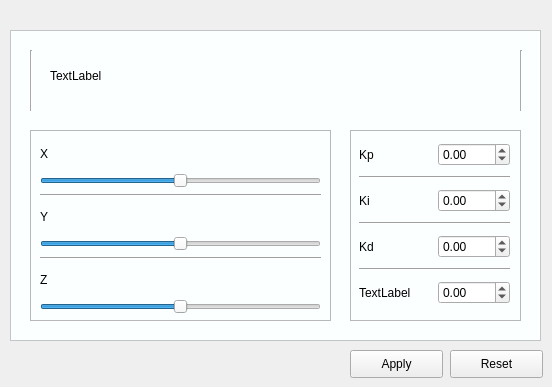
    <widget class="QWidget" name="tab_5">
     <attribute name="title">
      <string>Page</string>
     </attribute>
     <widget class="QFrame" name="frame_11">
      <property name="geometry">
       <rect>
        <x>10</x>
        <y>30</y>
        <width>531</width>
        <height>311</height>
       </rect>
      </property>
      <property name="styleSheet">
       <string notr="true">QFrame{
	background-color: rgb(252, 255, 255);
}</string>
      </property>
      <property name="frameShape">
       <enum>QFrame::StyledPanel</enum>
      </property>
      <property name="frameShadow">
       <enum>QFrame::Plain</enum>
      </property>
      <widget class="QLabel" name="pid_set_info_5">
       <property name="geometry">
        <rect>
         <x>40</x>
         <y>20</y>
         <width>451</width>
         <height>51</height>
        </rect>
       </property>
       <property name="text">
        <string>TextLabel</string>
       </property>
      </widget>
      <widget class="Line" name="line_40">
       <property name="geometry">
        <rect>
         <x>20</x>
         <y>20</y>
         <width>3</width>
         <height>61</height>
        </rect>
       </property>
       <property name="orientation">
        <enum>Qt::Vertical</enum>
       </property>
      </widget>
      <widget class="Line" name="line_41">
       <property name="geometry">
        <rect>
         <x>510</x>
         <y>20</y>
         <width>3</width>
         <height>61</height>
        </rect>
       </property>
       <property name="orientation">
        <enum>Qt::Vertical</enum>
       </property>
      </widget>
     </widget>
     <widget class="QFrame" name="frame_12">
      <property name="geometry">
       <rect>
        <x>30</x>
        <y>130</y>
        <width>301</width>
        <height>191</height>
       </rect>
      </property>
      <property name="frameShape">
       <enum>QFrame::StyledPanel</enum>
      </property>
      <property name="frameShadow">
       <enum>QFrame::Plain</enum>
      </property>
      <widget class="QWidget" name="layoutWidget_5">
       <property name="geometry">
        <rect>
         <x>10</x>
         <y>10</y>
         <width>281</width>
         <height>174</height>
        </rect>
       </property>
       <layout class="QVBoxLayout" name="verticalLayout_7">
        <item>
         <widget class="QLabel" name="label_31">
          <property name="text">
           <string>X</string>
          </property>
         </widget>
        </item>
        <item>
         <widget class="QSlider" name="slider_yaw_2">
          <property name="cursor">
           <cursorShape>SizeHorCursor</cursorShape>
          </property>
          <property name="minimum">
           <number>-45</number>
          </property>
          <property name="maximum">
           <number>45</number>
          </property>
          <property name="singleStep">
           <number>0</number>
          </property>
          <property name="orientation">
           <enum>Qt::Horizontal</enum>
          </property>
         </widget>
        </item>
        <item>
         <widget class="Line" name="line_42">
          <property name="orientation">
           <enum>Qt::Horizontal</enum>
          </property>
         </widget>
        </item>
        <item>
         <widget class="QLabel" name="label_32">
          <property name="text">
           <string>Y</string>
          </property>
         </widget>
        </item>
        <item>
         <widget class="QSlider" name="slider_roll_2">
          <property name="cursor">
           <cursorShape>SizeHorCursor</cursorShape>
          </property>
          <property name="minimum">
           <number>-45</number>
          </property>
          <property name="maximum">
           <number>45</number>
          </property>
          <property name="singleStep">
           <number>0</number>
          </property>
          <property name="orientation">
           <enum>Qt::Horizontal</enum>
          </property>
         </widget>
        </item>
        <item>
         <widget class="Line" name="line_43">
          <property name="orientation">
           <enum>Qt::Horizontal</enum>
          </property>
         </widget>
        </item>
        <item>
         <widget class="QLabel" name="label_33">
          <property name="text">
           <string>Z</string>
          </property>
         </widget>
        </item>
        <item>
         <widget class="QSlider" name="slider_pitch_2">
          <property name="cursor">
           <cursorShape>SizeHorCursor</cursorShape>
          </property>
          <property name="minimum">
           <number>-45</number>
          </property>
          <property name="maximum">
           <number>45</number>
          </property>
          <property name="singleStep">
           <number>1</number>
          </property>
          <property name="orientation">
           <enum>Qt::Horizontal</enum>
          </property>
         </widget>
        </item>
       </layout>
      </widget>
     </widget>
     <widget class="QFrame" name="frame_13">
      <property name="geometry">
       <rect>
        <x>350</x>
        <y>130</y>
        <width>171</width>
        <height>191</height>
       </rect>
      </property>
      <property name="frameShape">
       <enum>QFrame::StyledPanel</enum>
      </property>
      <property name="frameShadow">
       <enum>QFrame::Plain</enum>
      </property>
      <widget class="QWidget" name="gridLayoutWidget_6">
       <property name="geometry">
        <rect>
         <x>9</x>
         <y>9</y>
         <width>151</width>
         <height>171</height>
        </rect>
       </property>
       <layout class="QGridLayout" name="gridLayout_6">
        <item row="1" column="0" colspan="2">
         <widget class="Line" name="line_44">
          <property name="orientation">
           <enum>Qt::Horizontal</enum>
          </property>
         </widget>
        </item>
        <item row="0" column="0">
         <widget class="QLabel" name="label_34">
          <property name="text">
           <string>Kp</string>
          </property>
          <property name="buddy">
           <cstring>SpinBox_kp_1</cstring>
          </property>
         </widget>
        </item>
        <item row="3" column="0" colspan="2">
         <widget class="Line" name="line_9">
          <property name="orientation">
           <enum>Qt::Horizontal</enum>
          </property>
         </widget>
        </item>
        <item row="2" column="0">
         <widget class="QLabel" name="label_11">
          <property name="text">
           <string>Ki</string>
          </property>
          <property name="buddy">
           <cstring>SpinBox_ki_1</cstring>
          </property>
         </widget>
        </item>
        <item row="6" column="1">
         <widget class="QDoubleSpinBox" name="SpinBox_speed_2">
          <property name="readOnly">
           <bool>false</bool>
          </property>
          <property name="showGroupSeparator" stdset="0">
           <bool>false</bool>
          </property>
          <property name="minimum">
           <double>-20.000000000000000</double>
          </property>
          <property name="maximum">
           <double>20.000000000000000</double>
          </property>
          <property name="singleStep">
           <double>0.010000000000000</double>
          </property>
         </widget>
        </item>
        <item row="0" column="1">
         <widget class="QDoubleSpinBox" name="SpinBox_kp_2">
          <property name="minimum">
           <double>-20.000000000000000</double>
          </property>
          <property name="maximum">
           <double>20.000000000000000</double>
          </property>
          <property name="singleStep">
           <double>0.010000000000000</double>
          </property>
         </widget>
        </item>
        <item row="6" column="0">
         <widget class="QLabel" name="label_6">
          <property name="text">
           <string>TextLabel</string>
          </property>
          <property name="buddy">
           <cstring>SpinBox_kd_1</cstring>
          </property>
         </widget>
        </item>
        <item row="2" column="1">
         <widget class="QDoubleSpinBox" name="SpinBox_ki_2">
          <property name="minimum">
           <double>-20.000000000000000</double>
          </property>
          <property name="maximum">
           <double>20.000000000000000</double>
          </property>
          <property name="singleStep">
           <double>0.010000000000000</double>
          </property>
         </widget>
        </item>
        <item row="4" column="0">
         <widget class="QLabel" name="label_10">
          <property name="text">
           <string>Kd</string>
          </property>
          <property name="buddy">
           <cstring>SpinBox_kd_1</cstring>
          </property>
         </widget>
        </item>
        <item row="4" column="1">
         <widget class="QDoubleSpinBox" name="SpinBox_kd_2">
          <property name="minimum">
           <double>-20.000000000000000</double>
          </property>
          <property name="maximum">
           <double>20.000000000000000</double>
          </property>
          <property name="singleStep">
           <double>0.010000000000000</double>
          </property>
         </widget>
        </item>
        <item row="5" column="0" colspan="2">
         <widget class="Line" name="line_10">
          <property name="orientation">
           <enum>Qt::Horizontal</enum>
          </property>
         </widget>
        </item>
       </layout>
      </widget>
     </widget>
     <widget class="QPushButton" name="Reset_2">
      <property name="geometry">
       <rect>
        <x>450</x>
        <y>350</y>
        <width>93</width>
        <height>28</height>
       </rect>
      </property>
      <property name="text">
       <string>Reset</string>
      </property>
     </widget>
     <widget class="QPushButton" name="Apply_2">
      <property name="geometry">
       <rect>
        <x>350</x>
        <y>350</y>
        <width>93</width>
        <height>28</height>
       </rect>
      </property>
      <property name="text">
       <string>Apply</string>
      </property>
     </widget>
    </widget>
